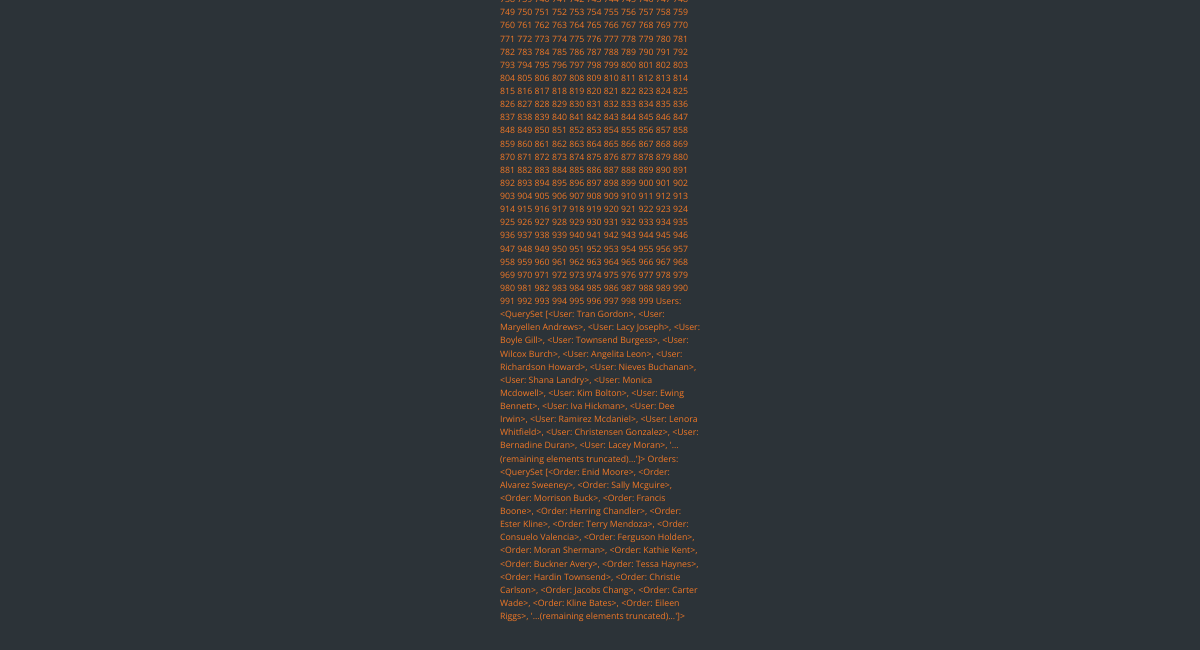
Before: /staffUpdate/ (signed in, lower part) with the older database file.
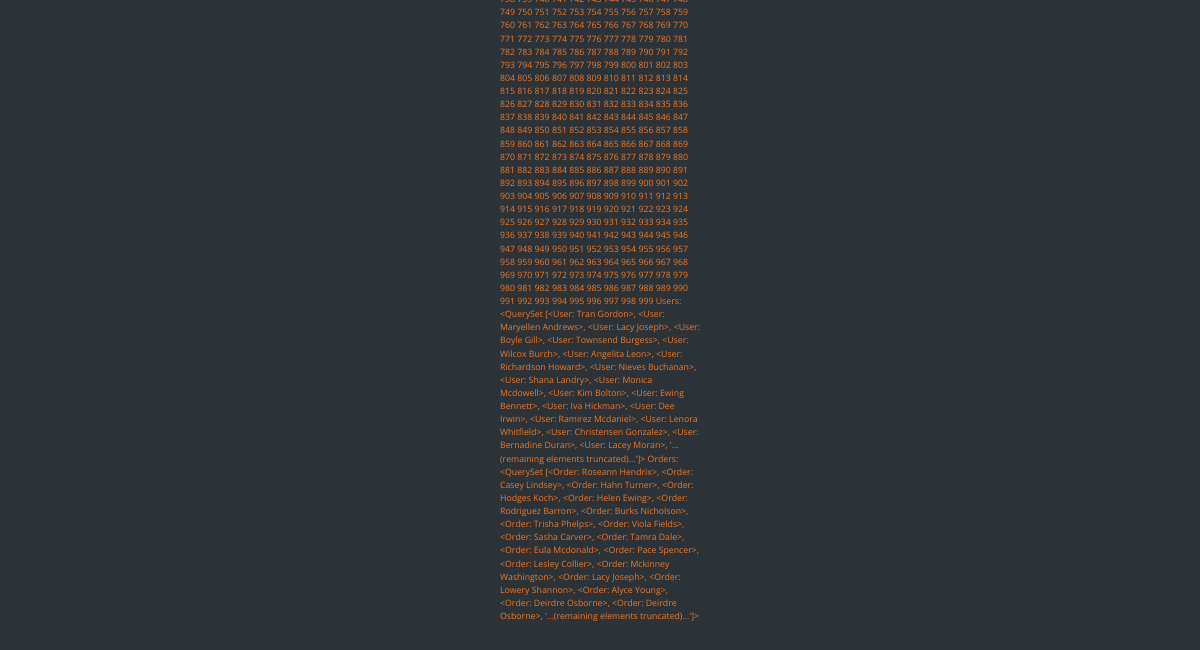
After: the same page with the newer database file.
### webstore/models.py (models this page shows, shortened)
class Product(models.Model):
	product_id = models.AutoField(primary_key=True)
	product_description = models.CharField(max_length=200)
	product_price = models.IntegerField()
	product_active = models.BooleanField(default=False)
	product_stock_quantity = models.IntegerField()
	product_name = models.CharField(max_length=50,default="Error: Bad product reference")
	supplies = models.ForeignKey(Supplier)
	pass

class User(models.Model):
	user_id = models.AutoField(primary_key=True)
	user_password = models.CharField(
		max_length=50,
		validators=[MinLengthValidator(8, "Your password must contain at least 8 characters.")],
		)
	user_address = models.CharField(max_length=50)
	user_email = models.CharField(max_length=50)
	user_is_staff = models.BooleanField(default=False)
	user_name = models.CharField(
		max_length=50,
		validators=[MinLengthValidator(8, "Your username must contain at least 8 characters.")],
		unique=True)
	def __unicode__(self):
		return self.user_name
	pass

class Order(models.Model):
	contains = models.ForeignKey(Contains, null=True, blank=True)
	order_id = models.AutoField(primary_key=True)
	order_date = models.DateField()
	order_paid = models.DecimalField(max_digits=19,decimal_places=2)
	orders = models.ForeignKey(User)
	def __unicode__(self):
		return '%s' % (self.orders)
	pass

### webstore/views.py (the view)
# urls.py: url(r'^staffUpdate/','webstore.views.staffUpdate'),
def staffUpdate(request):
	try:
		activeUser = request.session['username']
	except KeyError:
		return login_user(request)
	allProducts = Product.objects.order_by('product_id')
	allOrders = Order.objects.order_by('order_id')
	allUsers = User.objects.order_by('user_id')
	context = RequestContext(request)
	return render_to_response('staffUpdate.html', {"allProducts" : allProducts, "allOrders" : allOrders, "allUsers" : allUsers}, context_instance=context)

### template/staffUpdate.html (shortened to what this page needs)
<!DOCTYPE HTML PUBLIC "-//W3C//DTD HTML 4.01//EN">
<html lang="en">
<head>
	<link rel="stylesheet" href="http://maxcdn.bootstrapcdn.com/bootstrap/3.3.5/css/bootstrap.min.css">
  	<link rel="stylesheet" type="text/css" href= "/static/css/style.css" media = "screen" />
</head>
</head>
<body class="align" >
	<div class="site__container">
	<div class="grid__container">
	{% if allProducts %}
	{% for p in allProducts %}
	{{ p.product_id }}
	{% endfor %}
	{% endif %}
	Users:
	{% if allUsers %}
	{{ allUsers }}
	{% endif %}
	Orders:
	{% if allOrders %}
	{{ allOrders }}
	{% endif %}
</body>
</html>

### static/css/style.css (style rules this page uses)
* { box-sizing: border-box; }
html { height: 100%; }
body { background-color: #2c3338; color: #F27927; font: 400 0.875rem/1.5 "Open Sans", sans-serif; margin: 0; min-height: 100%; }
.site__container { -webkit-box-flex: 1; -webkit-flex: 1; -ms-flex: 1; flex: 1; padding: 3rem 0; }
.align { -webkit-box-align: center; -webkit-align-items: center; -ms-flex-align: center; align-items: center; display: -webkit-box; display: -webkit-flex; display: -ms-flexbox; display: flex; -webkit-box-orient: horizontal; -webkit-box-direction: normal; -webkit-flex-direction: row; -ms-flex-direction: row; flex-direction: row; }
.grid__container { margin: 0 auto; max-width: 20rem; width: 90%; }

Changed rows visible on the page:
changed Order: orders.user_name "<QuerySet [<Order: Enid Moore>, <Order: Alvarez Sweeney>, <Order: Sally Mcguire>, <Order: Morrison Buck>, <Order: Francis Boone>, <Order: Herring Chandler>, <Order: Ester Kline>, <Order: Terry Mendoza>, <Order: Consuelo Valencia>, <Order: Ferguson Holden>, <Order: Moran Sherman>, <Order: Kathie Kent>, <Order: Buckner Avery>, <Order: Tessa Haynes>, <Order: Hardin Townsend>, <Order: Christie Carlson>, <Order: Jacobs Chang>, <Order: Carter Wade>, <Order: Kline Bates>, <Order: Eileen Riggs>, '...(remaining elements truncated)...']>" → "<QuerySet [<Order: Roseann Hendrix>, <Order: Casey Lindsey>, <Order: Hahn Turner>, <Order: Hodges Koch>, <Order: Helen Ewing>, <Order: Rodriguez Barron>, <Order: Burks Nicholson>, <Order: Trisha Phelps>, <Order: Viola Fields>, <Order: Sasha Carver>, <Order: Tamra Dale>, <Order: Eula Mcdonald>, <Order: Pace Spencer>, <Order: Lesley Collier>, <Order: Mckinney Washington>, <Order: Lacy Joseph>, <Order: Lowery Shannon>, <Order: Alyce Young>, <Order: Deirdre Osborne>, <Order: Deirdre Osborne>, '...(remaining elements truncated)...']>"
